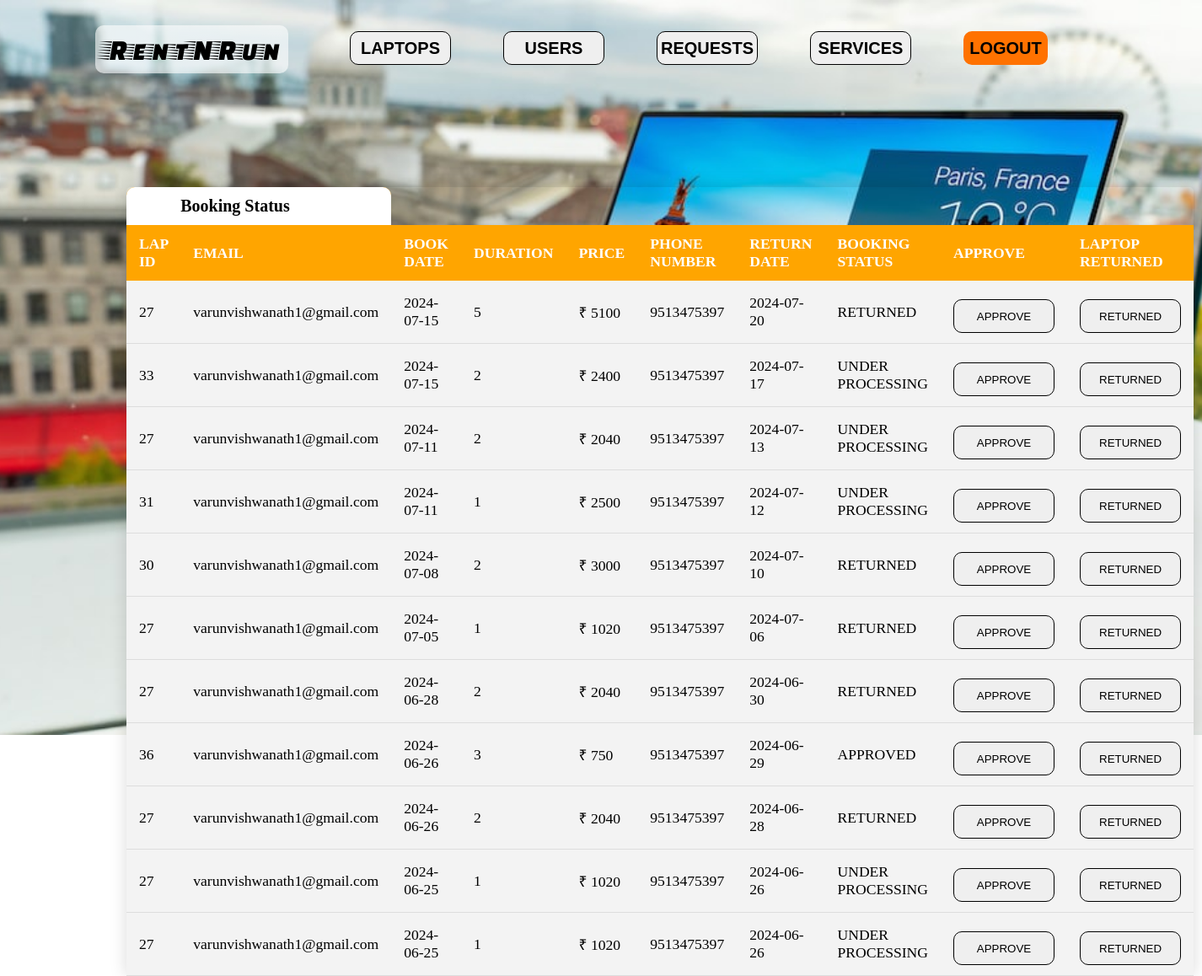
/adminbook.php, run on the app's committed database.
### tables this page shows
CREATE TABLE `booking` (
  `BOOK_ID` int(11) NOT NULL AUTO_INCREMENT,
  `LAP_ID` int(11) NOT NULL,
  `EMAIL` varchar(255) NOT NULL,
  `BOOK_DATE` date NOT NULL,
  `DURATION` int(11) NOT NULL,
  `PHONE_NUMBER` bigint(20) NOT NULL,
  `RETURN_DATE` date NOT NULL,
  `PRICE` int(11) NOT NULL,
  `BOOK_STATUS` varchar(255) NOT NULL DEFAULT 'UNDER PROCESSING',
  PRIMARY KEY (`BOOK_ID`),
  KEY `CAR_ID` (`LAP_ID`),
  KEY `EMAIL` (`EMAIL`),
  CONSTRAINT `booking_ibfk_1` FOREIGN KEY (`LAP_ID`) REFERENCES `laptops` (`LAP_ID`) ON DELETE CASCADE ON UPDATE CASCADE,
  CONSTRAINT `booking_ibfk_2` FOREIGN KEY (`EMAIL`) REFERENCES `users` (`EMAIL`) ON DELETE CASCADE ON UPDATE CASCADE
);

### adminbook.php (the view, shortened to what this page needs)
<!DOCTYPE html>
<html lang="en">
<head>
    <link  rel="stylesheet" href="css/logo.css">
</head>
<body background=images/adminbg1.jpg>
<?php
require_once('connection.php');
$query="SELECT *from booking ORDER BY BOOK_ID DESC";
$queryy=mysqli_query($con,$query);
?>
<div class="hai">
        <div class="navbar">
            <a href="admindash.php"> <div class="icon">
                <h2 class="logo">RentNRun</h2>
            </div></a>
            <div class="menu">
                <ul>
                    <li><button><a href="adminlaptop.php">LAPTOPS</a></button></li>
                    <li><button><a href="adminusers.php">USERS</a></button></li>
                    <li><button><a href="adminbook.php">REQUESTS</a></button></li>
                    <li><button><a href="ser_request.php">SERVICES</a></button></li>
                  <li> <button class="nn"><a href="index.php">LOGOUT</a></button></li>
                </ul>
            </div>
         </div>
         </div>
        <div>
            <div>
                <div>
                    <table class="content-table">
                <thead>
                    <tr> <th style="
                     padding:10 0; border-radius: 10px 0 0 0;background-color:white;color:white; "
                    > <p> .</p></th>
                    <th style="
                     padding:0 0 0 ;font-size:20px;border-radius:0 10px 0px 0;background-color:white;color:black;"
                    > <p>Booking Status</p></th>
                    <tr>
                        <th>LAP ID</th>
                        <th>EMAIL</th>
                        <th>BOOK DATE</th>
                        <th>DURATION</th>
                        <th>PRICE</th>
                        <th>PHONE NUMBER</th>
                        <th>RETURN DATE</th>
                        <th>BOOKING STATUS</th>
                        <th>APPROVE</th>
                        <th>LAPTOP RETURNED</th>
                    </tr>
                </thead>
                <tbody>
                <?php
                while($res=mysqli_fetch_array($queryy)){
                ?>
                <tr  class="active-row">
                    <td><?php echo $res['LAP_ID'];?></php></td>
                    <td><?php echo $res['EMAIL'];?></php></td>
                    <td><?php echo $res['BOOK_DATE'];?></php></td>
                    <td><?php echo $res['DURATION'];?></php></td>
                    <td><?php echo  '₹ '.$res['PRICE'];?></php></td>
                    <td><?php echo $res['PHONE_NUMBER'];?></php></td>
                    <td><?php echo $res['RETURN_DATE'];?></php></td>
                    <td><?php echo $res['BOOK_STATUS'];?></php></td>
                    <td><button type="submit"  class="but"  name="approve"><a href="approve.php?id=<?php echo $res['BOOK_ID']?>">APPROVE</a></button></td>
                    <td><button type="submit" class="but" name="approve"><a href="adminreturn.php?id=<?php echo $res['LAP_ID']?>&bookid=<?php echo $res['BOOK_ID']?>">RETURNED</a></button></td>
                </tr>
               <?php } ?>
                </tbody>
                </table>
                </div>
            </div>
        </div>
</body>
</html>

### css/logo.css (style rules this page uses)
.logo { border-radius: 10px; background: linear-gradient(to top, rgb(255 255 255 / 60%) 50%,rgb(255 255 255 / 60%) 50%); color: #000000; font-size: 35px; font-family: 'Faster One'; font-weight: 100; margin-top:30px; padding:10px; float:left; }
.menu { width: 400px; margin-left: 50px; float: left; height: 70px; }
.menu { width: 400px; float: left; height: 70px; margin-left:40px; font-size: 40px; }
ul li a { text-decoration: none; color: black; font-family: Arial; font-size: 20px; font-weight: bold; transition: 0.4s ease-in-out; }

### adminbook.php (style rules this page uses)
button { margin-top:10px; border:1px solid #000;width:120px;height:40px;border-radius:10px; }
* { margin: 0; padding: 0; }
body { width: 100%; background-repeat: no-repeat; background-position: center; background-size: cover; height: 100vh; }
.hai { width: 100%; background: linear-gradient(to top, rgba(0,0,0,0)50%, rgba(0,0,0,0)50%),url("../images/lapbg.jpg"); background-position: center; background-size: cover; height: 109vh; animation: infiniteScrollBg 50s linear infinite; }
.navbar { width: 1200px; height: 75px; margin: auto; }
.icon { width:200px; float: left; height : 70px; }
.menu { width: 400px; float: left; height: 70px; }
ul { float: left; display: flex; justify-content: center; align-items: center; }
ul li { list-style: none; margin-left: 62px; margin-top: 27px; font-size: 14px; }
ul li a { text-decoration: none; color: black; font-family: Arial; font-weight: bold; transition: 0.4s ease-in-out; }
.content-table { border-collapse: collapse; font-size: 1.1em; border-radius: 5px 5px 0 0; overflow: hidden; box-shadow:0 0 20px rgba(0,0,0,0.15); margin-left : 150px; margin-top: 150px; width: 100px; height: 180px; }
.content-table thead tr { background-color: orange; color: white; text-align: left; }
.content-table th, .content-table td { padding: 12px 15px; }
.content-table tbody tr { border-bottom: 1px solid #dddddd; }
.content-table tbody tr:nth-of-type(odd) { background-color: #f3f3f3; }
.content-table tbody tr:nth-of-type(even) { background-color: #f3f3f3; }
.nn { width:100px; background: #ff7200; border:none; height: 40px; font-size: 18px; border-radius: 10px; cursor: pointer; color:white; transition: 0.4s ease; }
.nn a { text-decoration: none; color: black; font-weight: bold; }
.but a { text-decoration: none; color: black; }

### data on the page
booking: LAP_ID "27", EMAIL "varunvishwanath1@gmail.com", BOOK_DATE "2024-07-15", DURATION "5", PRICE "5100", PHONE_NUMBER "9513475397", RETURN_DATE "2024-07-20", BOOK_STATUS "RETURNED"
booking: LAP_ID "33", EMAIL "varunvishwanath1@gmail.com", BOOK_DATE "2024-07-15", DURATION "2", PRICE "2400", PHONE_NUMBER "9513475397", RETURN_DATE "2024-07-17", BOOK_STATUS "UNDER PROCESSING"
booking: LAP_ID "27", EMAIL "varunvishwanath1@gmail.com", BOOK_DATE "2024-07-11", DURATION "2", PRICE "2040", PHONE_NUMBER "9513475397", RETURN_DATE "2024-07-13", BOOK_STATUS "UNDER PROCESSING"
booking: LAP_ID "31", EMAIL "varunvishwanath1@gmail.com", BOOK_DATE "2024-07-11", DURATION "1", PRICE "2500", PHONE_NUMBER "9513475397", RETURN_DATE "2024-07-12", BOOK_STATUS "UNDER PROCESSING"
booking: LAP_ID "30", EMAIL "varunvishwanath1@gmail.com", BOOK_DATE "2024-07-08", DURATION "2", PRICE "3000", PHONE_NUMBER "9513475397", RETURN_DATE "2024-07-10", BOOK_STATUS "RETURNED"
booking: LAP_ID "27", EMAIL "varunvishwanath1@gmail.com", BOOK_DATE "2024-07-05", DURATION "1", PRICE "1020", PHONE_NUMBER "9513475397", RETURN_DATE "2024-07-06", BOOK_STATUS "RETURNED"
booking: LAP_ID "27", EMAIL "varunvishwanath1@gmail.com", BOOK_DATE "2024-06-28", DURATION "2", PRICE "2040", PHONE_NUMBER "9513475397", RETURN_DATE "2024-06-30", BOOK_STATUS "RETURNED"
booking: LAP_ID "36", EMAIL "varunvishwanath1@gmail.com", BOOK_DATE "2024-06-26", DURATION "3", PRICE "750", PHONE_NUMBER "9513475397", RETURN_DATE "2024-06-29", BOOK_STATUS "APPROVED"
booking: LAP_ID "27", EMAIL "varunvishwanath1@gmail.com", BOOK_DATE "2024-06-26", DURATION "2", PRICE "2040", PHONE_NUMBER "9513475397", RETURN_DATE "2024-06-28", BOOK_STATUS "RETURNED"
booking: LAP_ID "27", EMAIL "varunvishwanath1@gmail.com", BOOK_DATE "2024-06-25", DURATION "1", PRICE "1020", PHONE_NUMBER "9513475397", RETURN_DATE "2024-06-26", BOOK_STATUS "UNDER PROCESSING"
booking: LAP_ID "27", EMAIL "varunvishwanath1@gmail.com", BOOK_DATE "2024-06-25", DURATION "1", PRICE "1020", PHONE_NUMBER "9513475397", RETURN_DATE "2024-06-26", BOOK_STATUS "UNDER PROCESSING"
